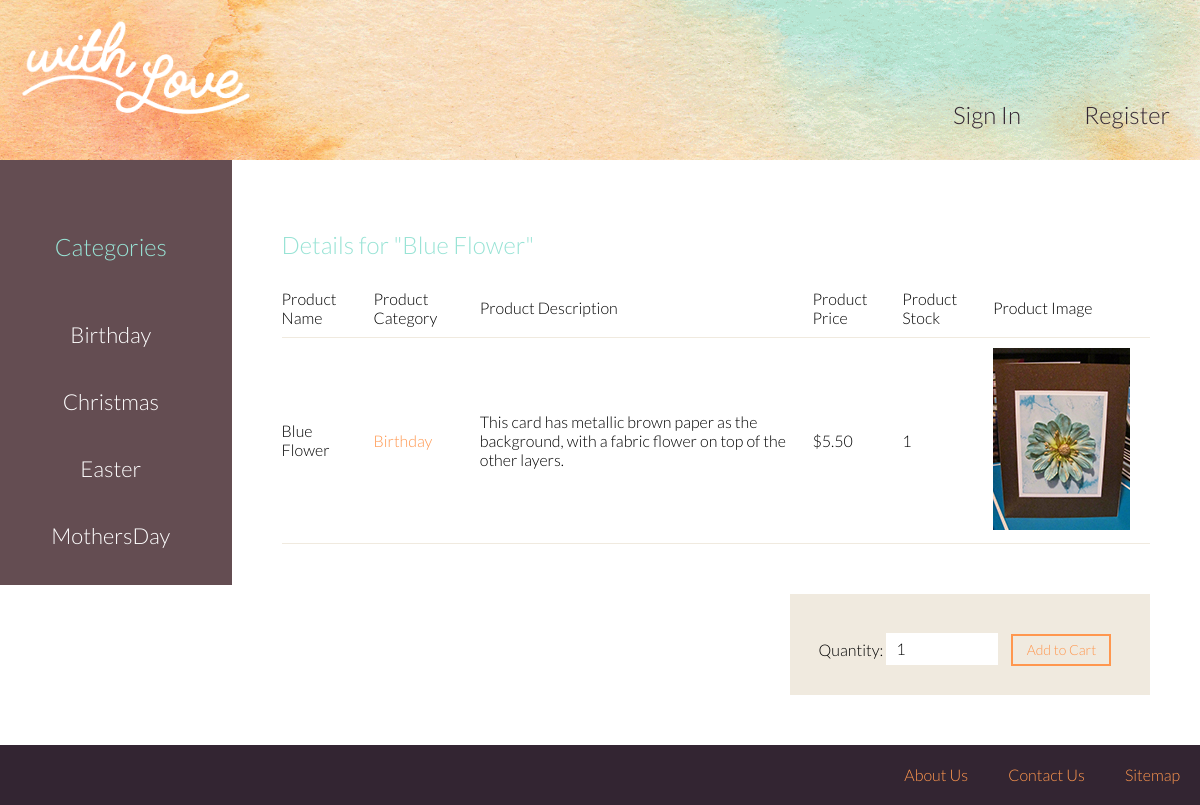
Page /temp_itemDetails.php?item=2 on the committed database.
### tables this page shows
CREATE TABLE IF NOT EXISTS `categories` (
  `cat_name` varchar(50) NOT NULL,
  `cat_desc` varchar(250) NOT NULL,
  `cat_img` varchar(50) NOT NULL,
  PRIMARY KEY (`cat_name`)
);

CREATE TABLE IF NOT EXISTS `products` (
  `prod_id` int(11) NOT NULL AUTO_INCREMENT,
  `prod_name` varchar(50) NOT NULL,
  `prod_cat` varchar(50) NOT NULL,
  `prod_desc` varchar(250) NOT NULL,
  `prod_price` decimal(4,2) NOT NULL,
  `prod_stock` int(11) NOT NULL,
  `prod_image` varchar(50) NOT NULL,
  PRIMARY KEY (`prod_id`)
);

### temp_itemDetails.php (the view, shortened to what this page needs)
<?php
    include "part_head.php";
    include "part_header.php";
?>
<main>
    <?php include "part_connectdb.php" ?>
    <?php
        $strCat = "";
        $strItemId = $_GET['item'];
        $sql = "SELECT * FROM products where (prod_id='".$strItemId."')";
        $result = $conn->query($sql);
        $sql2 = "SELECT * FROM products where (prod_id='".$strItemId."')";
        $resultName = $conn->query($sql2);
        while($name = $resultName->fetch_assoc()){
            $item_name = $name['prod_name'];
        }
    ?>
    <?php include "part_sidebar.php" ?>
    <div class="content">
        <h2>Details for "<?php echo $item_name ?>"</h2>
        <table class="itemDetailsTable">
            <tr class="itemHeader">
                <td>Product Name</td>
                <td>Product Category</td>
                <td>Product Description</td>
                <td>Product Price</td>
                <td>Product Stock</td>
                <td>Product Image</td>
            </tr>
            <?php
                if($num_rows = 0){
                    echo "No products. Come back soon!";
                } else {
                    while($row = $result->fetch_assoc()){
                        $prodName = $row['prod_name'];
                        $prodPrice = $row['prod_price'];
                        $prodStock = $row['prod_stock'];
                        echo '<tr>
                                <td>'.$prodName.'</td>
                                <td><a href="items.php?category='.$row['prod_cat'].'">'.$row['prod_cat'].'</a></td>
                                <td>'.$row['prod_desc'].'</td>
                                <td>$'.$prodPrice.'</td>
                                <td>'.$prodStock.'</td>
                                <td><img src="images/'.$row['prod_image'].'" alt="'.$row['prod_image'].'"/></td>
                            </tr>';
                    }
                }
            ?>
        </table>
        <form action="addToCart.php" method="POST" class="addToCart">
            Quantity: <input type="text" name="f_quantity" id="f_quantity" value="1">
            <input type="submit" value="Add to Cart" class="button">
        </form>
    </div>
</main>
<?php include "part_footer.php" ?>

### part_sidebar.php (shortened to what this page needs)
<aside>
	<ul>
		<li><h2>Categories</h2></li>
		<?php
			$category = mysql_query( "SELECT * FROM categories" ) or die ("Retrieving information failed:".mysql_error());
		    if($num_rows = 0){
		        echo "No categories.";
		    } else {
		        while($row = mysql_fetch_array($category)){
		        	if ($strCat==$row["cat_name"]) {
		        		echo "<li class='currentCategory'><a href='items.php?category=".$row["cat_name"]."'>".$row["cat_name"]."</a></li>";
		        	} else {
		        		echo "<li><a href='items.php?category=".$row["cat_name"]."'>".$row["cat_name"]."</a></li>";
		        	}
		        }
		    }
		?>
	</ul>
</aside>

### css/style.css (style rules this page uses)
* { font-family: 'Lato', sans-serif; font-weight: 300; }
body { margin: 0 auto; display: flex; min-height: 100vh; flex-direction: column; }
main { display: flex; flex: 1; }
.content { padding: 50px; width: 100%; display: inline-block; }
a { color: #ff974f; text-decoration: none; }
aside { padding-top: 16px; width: 320px; height: calc(-120%); display: inline-block; background-color: #644d52; text-align: center; }
aside ul { margin-left: -50px; list-style-type: none; }
aside li { font-size: 22px; padding: 20px 0px; }
aside a { text-decoration: none; color: white; }
h2 { font-size: 24px; color: #98e3d5; }
form { background-color: #f0eadf; text-align: center; padding: 50px; }
input { height: 30px; width: 98%; margin-bottom: 10px; border: 0px solid white; }
input[type="text"], input[type="password"], input[type="email"] { padding-left: 10px; font-size: 16px; }
.button { font-size: 14px; border: 2px solid #ff974f; background-color: #f0eadf; color: #ff974f; width: 160px; height: 44px; margin: 0 auto; margin: 20px 10px 0 10px; cursor: pointer; }
.itemsTable, .itemDetailsTable, .cartTable { width: 100%; }
table { border-collapse: collapse; border-spacing: 0; }
td { padding: 10px 20px 10px 0; border-bottom: 1px solid #f0eadf; }
.addToCart { padding: 20px 0; width: 360px; margin-top: 50px; float: right; }
.addToCart input { width: 100px; }
.addToCart .button { height: 32px; }

### rows in the picture
categories: cat_name "Birthday"
categories: cat_name "Christmas"
categories: cat_name "Easter"
categories: cat_name "MothersDay"
products: prod_name "Blue Flower", prod_cat "Birthday", prod_desc "This card has metallic brown paper as the background, with a fabric flower on top of the other layers.", prod_price "5.50", prod_stock "1", prod_image (picture)
